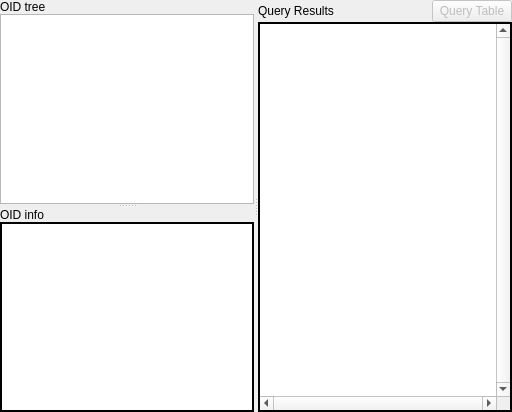
      <widget class="QWidget" name="TreeTab">
       <attribute name="title">
        <string>Tree</string>
       </attribute>
       <layout class="QGridLayout">
        <property name="leftMargin">
         <number>0</number>
        </property>
        <property name="topMargin">
         <number>0</number>
        </property>
        <property name="rightMargin">
         <number>0</number>
        </property>
        <property name="bottomMargin">
         <number>0</number>
        </property>
        <property name="spacing">
         <number>6</number>
        </property>
        <item row="0" column="0">
         <widget class="QSplitter" name="QuerySplitter">
          <property name="orientation">
           <enum>Qt::Horizontal</enum>
          </property>
          <widget class="QSplitter" name="NodeInfoSplitter">
           <property name="orientation">
            <enum>Qt::Vertical</enum>
           </property>
           <widget class="QWidget" name="MIBTreeLayout">
            <layout class="QVBoxLayout">
             <property name="spacing">
              <number>0</number>
             </property>
             <property name="leftMargin">
              <number>0</number>
             </property>
             <property name="topMargin">
              <number>0</number>
             </property>
             <property name="rightMargin">
              <number>0</number>
             </property>
             <property name="bottomMargin">
              <number>0</number>
             </property>
             <item>
              <widget class="QLabel" name="MIBTreeL">
               <property name="text">
                <string>OID tree</string>
               </property>
              </widget>
             </item>
             <item>
              <widget class="MibModelView" name="MIBTree" native="true">
               <property name="enabled">
                <bool>true</bool>
               </property>
               <property name="sizePolicy">
                <sizepolicy hsizetype="Expanding" vsizetype="Expanding">
                 <horstretch>0</horstretch>
                 <verstretch>0</verstretch>
                </sizepolicy>
               </property>
              </widget>
             </item>
            </layout>
           </widget>
           <widget class="QWidget" name="NodeInfoLayout">
            <layout class="QVBoxLayout">
             <property name="spacing">
              <number>0</number>
             </property>
             <property name="leftMargin">
              <number>0</number>
             </property>
             <property name="topMargin">
              <number>0</number>
             </property>
             <property name="rightMargin">
              <number>0</number>
             </property>
             <property name="bottomMargin">
              <number>0</number>
             </property>
             <item>
              <widget class="QLabel" name="NodeInfoL">
               <property name="text">
                <string>OID info</string>
               </property>
              </widget>
             </item>
             <item>
              <widget class="QTextEdit" name="NodeInfo">
               <property name="frameShape">
                <enum>QFrame::WinPanel</enum>
               </property>
               <property name="frameShadow">
                <enum>QFrame::Plain</enum>
               </property>
               <property name="autoFormatting">
                <set>QTextEdit::AutoAll</set>
               </property>
               <property name="readOnly">
                <bool>true</bool>
               </property>
              </widget>
             </item>
            </layout>
           </widget>
          </widget>
          <widget class="QWidget" name="QueryLayout">
           <layout class="QVBoxLayout">
            <property name="spacing">
             <number>0</number>
            </property>
            <property name="leftMargin">
             <number>0</number>
            </property>
            <property name="topMargin">
             <number>0</number>
            </property>
            <property name="rightMargin">
             <number>0</number>
            </property>
            <property name="bottomMargin">
             <number>0</number>
            </property>
            <item>
             <layout class="QHBoxLayout" name="QueryHeaderLayout">
              <property name="spacing">
               <number>6</number>
              </property>
              <item>
               <widget class="QLabel" name="QueryL">
                <property name="text">
                 <string>Query Results</string>
                </property>
               </widget>
              </item>
              <item>
               <spacer name="QueryHeaderSpacer">
                <property name="orientation">
                 <enum>Qt::Horizontal</enum>
                </property>
                <property name="sizeHint" stdset="0">
                 <size>
                  <width>40</width>
                  <height>20</height>
                 </size>
                </property>
               </spacer>
              </item>
              <item>
               <widget class="QPushButton" name="QueryTable">
                <property name="enabled">
                 <bool>false</bool>
                </property>
                <property name="text">
                 <string>Query Table</string>
                </property>
               </widget>
              </item>
             </layout>
            </item>
            <item>
             <widget class="QTextEdit" name="Query">
              <property name="enabled">
               <bool>true</bool>
              </property>
              <property name="sizePolicy">
               <sizepolicy hsizetype="Expanding" vsizetype="Expanding">
                <horstretch>0</horstretch>
                <verstretch>0</verstretch>
               </sizepolicy>
              </property>
              <property name="frameShape">
               <enum>QFrame::WinPanel</enum>
              </property>
              <property name="frameShadow">
               <enum>QFrame::Plain</enum>
              </property>
              <property name="verticalScrollBarPolicy">
               <enum>Qt::ScrollBarAlwaysOn</enum>
              </property>
              <property name="horizontalScrollBarPolicy">
               <enum>Qt::ScrollBarAlwaysOn</enum>
              </property>
              <property name="autoFormatting">
               <set>QTextEdit::AutoNone</set>
              </property>
              <property name="undoRedoEnabled">
               <bool>false</bool>
              </property>
              <property name="lineWrapMode">
               <enum>QTextEdit::NoWrap</enum>
              </property>
              <property name="readOnly">
               <bool>true</bool>
              </property>
              <property name="overwriteMode">
               <bool>false</bool>
              </property>
             </widget>
            </item>
           </layout>
          </widget>
         </widget>
        </item>
       </layout>
      </widget>
